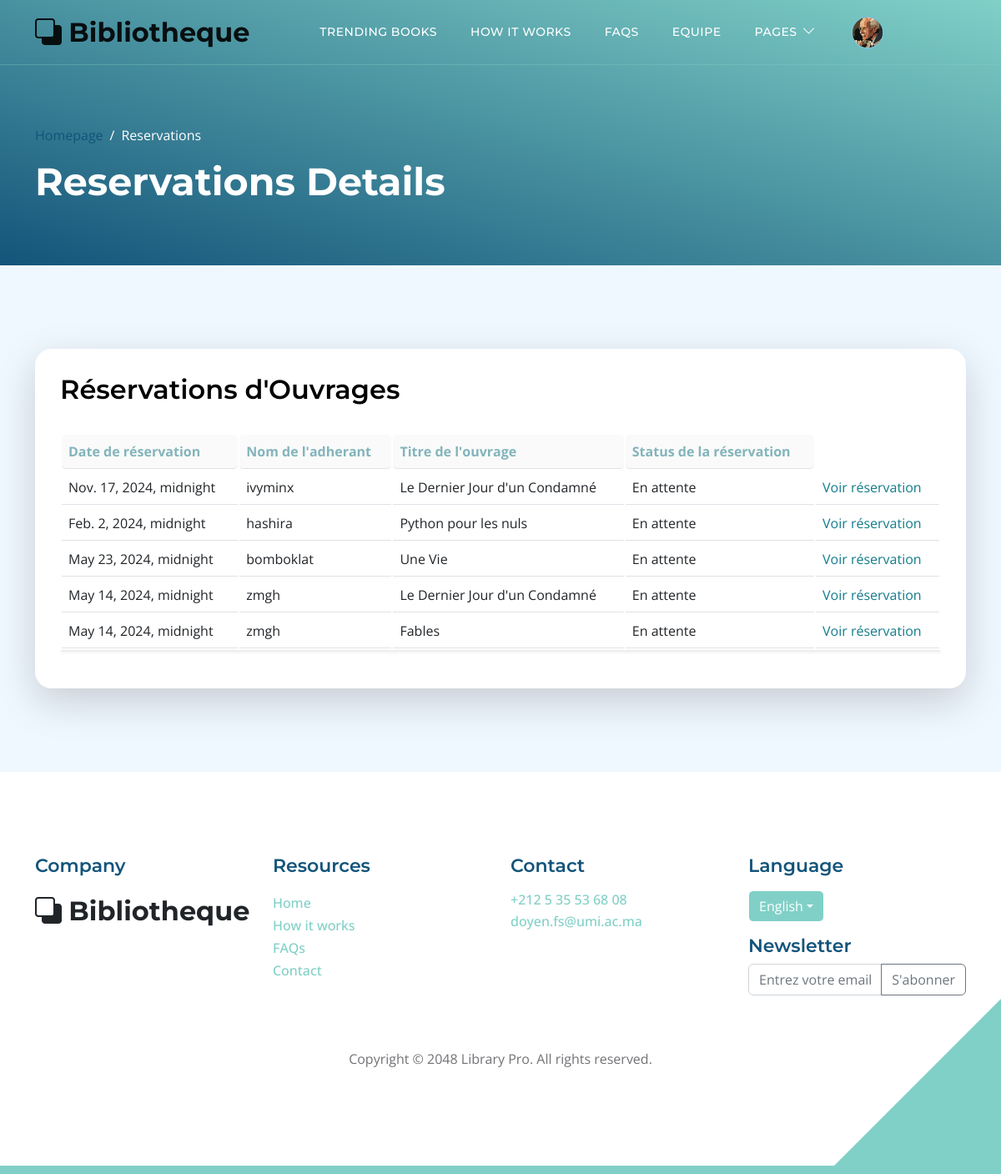
Page /list_reservations/ (signed in) on the earlier database version.
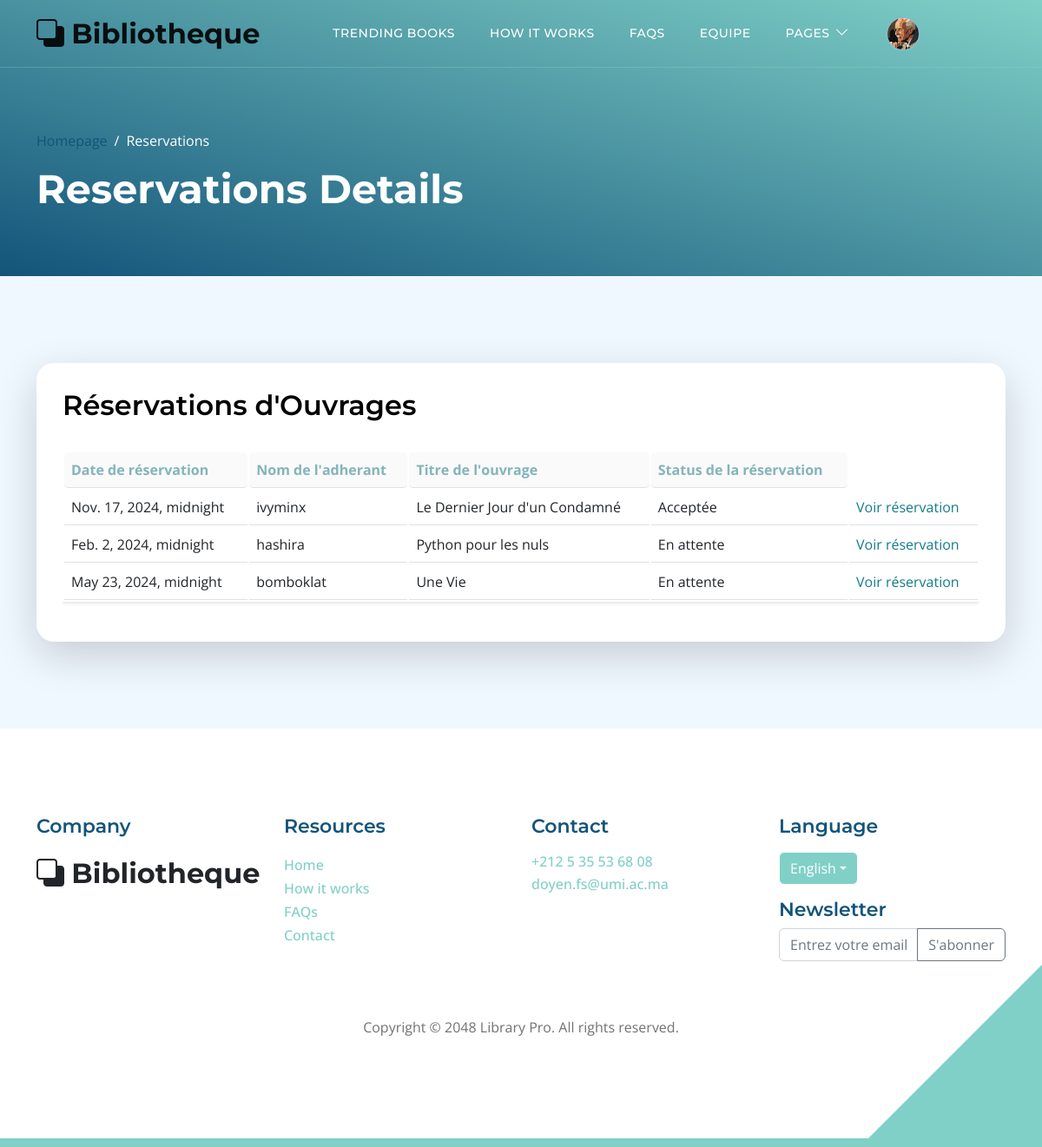
Same page on the later database version.
### ouvrages/models.py (models this page shows, shortened)
class Reservation(models.Model):
    id = models.UUIDField(default=uuid.uuid4, unique=True, primary_key=True, editable=False)
    date_demande =  models.DateTimeField(auto_now_add=True)
    date_reservation = models.DateTimeField()
    owner = models.ForeignKey(Profile, on_delete=models.CASCADE, null=True, blank=True)
    ouvrage = models.ForeignKey('Ouvrage', on_delete=models.CASCADE, null=True)  # Lier à Ouvrage
    STATUT_CHOICES = (
        ('en_attente', 'En attente'),
        ('acceptee', 'Acceptée'),
        ('refusee', 'Refusée'),
    )
    statut = models.CharField(max_length=20, choices=STATUT_CHOICES, default='en_attente')
    date_retour_prevue = models.DateField(null=True, blank=True)

class Ouvrage(models.Model):
    id = models.UUIDField(default=uuid.uuid4, unique=True, primary_key=True, editable=False)
    titre = models.CharField(max_length=200)
    auteurs = models.ManyToManyField('Auteur', blank=True)
    featured_image = models.ImageField(null=True, blank=True, default="default.jpg")
    description = models.TextField(blank=True)
    categories = models.ManyToManyField('Categorie', blank=True)
    recommended = models.BooleanField(default=False, blank=True)
    exemplaires_total = models.IntegerField(default=0, null=True, blank=True)
    vote_total = models.IntegerField(default=0, null=True, blank=True)
    vote_ratio = models.IntegerField(default=0, null=True, blank=True)
    date_achat = models.DateTimeField(auto_now_add=True)
    def __str__(self):
        return self.titre

### adherants/models.py (models this page shows, shortened)
class Profile(models.Model):
    user = models.OneToOneField(User, on_delete=models.CASCADE, null=True, blank=True)
    prenom = models.CharField(max_length=255, blank=True, null=True)
    nom = models.CharField(max_length=255, blank=True, null=True)
    email = models.EmailField(max_length=500, blank=True, null=True)
    username = models.CharField(max_length=200, blank=True, null=True)
    CNI = models.CharField(max_length=200, blank=True, null=True)
    profile_image = models.ImageField(null=True, blank=True, upload_to='profiles/', default="profiles/user-default.png")
    departement = models.CharField(max_length=200, blank=True, null=True)
    filiere = models.CharField(max_length=200, blank=True, null=True)
    CNE = models.CharField(max_length=200, blank=True, null=True)
    semestre = models.CharField(max_length=200, blank=True, null=True)
    sexe = models.CharField(max_length=200, blank=True, null=True)
    phonenumber = models.CharField(max_length=200, blank=True, null=True)
    created = models.DateTimeField(auto_now_add=True)
    id = models.UUIDField(default=uuid.uuid4, unique=True,
                          primary_key=True, editable=False)

### ouvrages/views.py (the view)
# urls.py: path('list_reservations/', views.list_reservations, name='list_reservations'),
def list_reservations(request):
    reservations = Reservation.objects.all()
    return render(request, 'ouvrages/list_reservations.html', {'reservations': reservations})

### ouvrages/templates/ouvrages/list_reservations.html (shortened to what this page needs)
{% extends 'main.html' %}
{% block content %}
{% load static %}
<header class="site-header d-flex flex-column justify-content-center align-items-center">
    <div class="container">
        <div class="row align-items-center">
            <div class="col-lg-12 col-12">
                <nav aria-label="breadcrumb">
                    <ol class="breadcrumb">
                        <li class="breadcrumb-item"><a href="{% url 'ouvrages:index' %}">Homepage</a></li>
                        <li class="breadcrumb-item active" aria-current="page">Reservations</li>
                    </ol>
                </nav>
                <h2 class="text-white">Reservations Details</h2>
            </div>
        </div>
    </div>
</header>
<section class="section-bg section-padding">
    <div class="container">
        <div class="row">
            <div class="col-lg-12 col-12">
                <div class="custom-block bg-white shadow-lg">
                    <div class="d-flex justify-content-between align-items-center mb-4">
                        <h3 class="section-title">Réservations d'Ouvrages</h3>
                    </div>
                    <div class="table-responsive">
                        <table class="table ">
                            <thead >
                                <tr class="th">
                                    <th class="th">Date de réservation</th>
                                    <th class="th">Nom de l'adherant</th>
                                    <th class="th" >Titre de l'ouvrage</th>
                                    <th class="th" >Status de la réservation</th>
                                </tr>
                            </thead>
                            <tbody>
                                {% for reservation in reservations %}
                                <tr>
                                    <td>{{ reservation.date_reservation }}</td>
                                    <td>{{ reservation.owner.username }}</td>
                                    <td>{{ reservation.ouvrage }}</td>
                                    <td>{{ reservation.get_statut_display }}</td>
                                    <td ><a href="{% url 'ouvrages:reservation_detail' reservation.id%}" style="color: #137C8B;">Voir réservation</a></td>
                                </tr>
                                {% empty %}
                                <tr>
                                    <td colspan="3" class="text-center">Aucune réservation disponible</td>
                                </tr>
                                {% endfor %}
                            </tbody>
                        </table>
                    </div>
                </div>
            </div>
        </div>
    </div>
</section>
{% endblock content%}

Differences in the rows shown:
removed Reservation: date_reservation "May 14, 2024, midnight", owner.username "zmgh", ouvrage "Le Dernier Jour d'un Condamné", statut "En attente"
removed Reservation: date_reservation "May 14, 2024, midnight", owner.username "zmgh", ouvrage "Fables", statut "En attente"
changed Reservation "ivyminx": statut "En attente" → "Acceptée"
